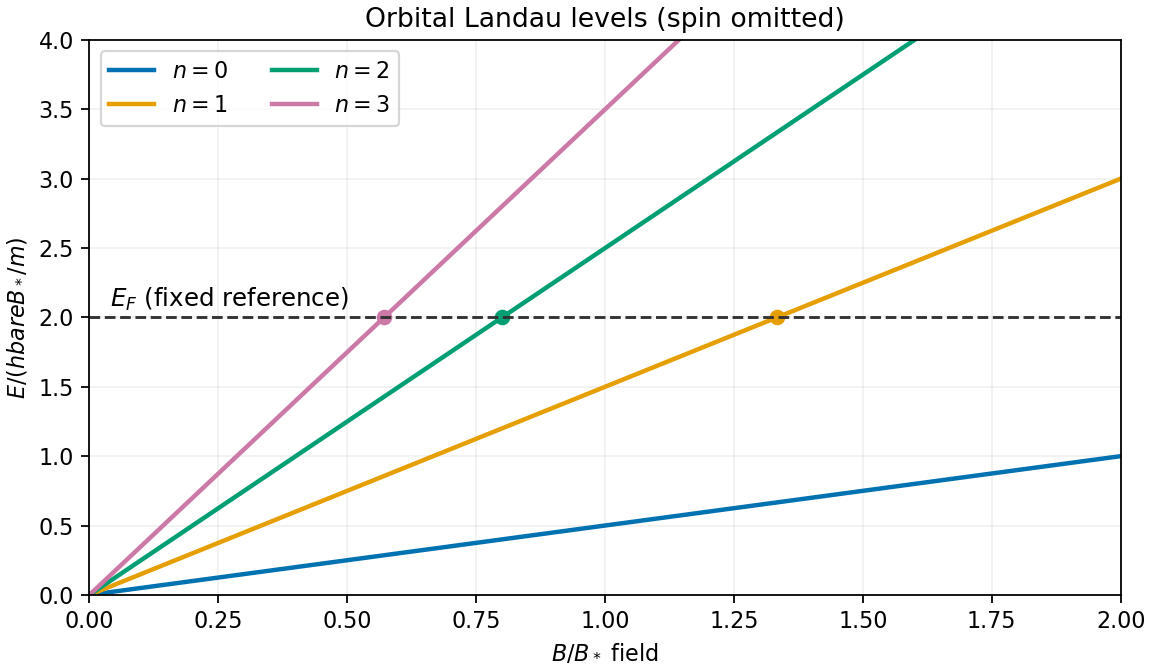

Source code (Python):
"""Original Landau-level schematic. Python 3.14; matplotlib 3.10.7; numpy 2.3.5.

Run from the mirrored _media directory; the PNG is written to cwd.
"""
from pathlib import Path
import matplotlib
matplotlib.use('Agg')
import matplotlib.pyplot as plt
import numpy as np

b = np.linspace(0, 2.0, 500)
fig, ax = plt.subplots(figsize=(7.2, 4.2), layout='constrained', facecolor='white')
colors = ['#0072b2', '#e69f00', '#009e73', '#cc79a7']
for n, color in enumerate(colors):
    energy = (n + 0.5) * b
    ax.plot(b, energy, color=color, lw=2, label=rf'$n={n}$')
    crossing = 2 / (n + 0.5)
    if crossing <= 2:
        ax.plot(crossing, 2, 'o', color=color, ms=6)
ax.axhline(2, color='#333333', ls='--', lw=1.3)
ax.text(0.04, 2.08, r'$E_F$ (fixed reference)', fontsize=11)
ax.set(xlim=(0, 2), ylim=(0, 4), xlabel=r'$B/B_*$ field',
       ylabel=r'$E/(hbar eB_*/m)$', title='Orbital Landau levels (spin omitted)')
ax.legend(loc='upper left', ncols=2)
ax.grid(alpha=0.18)
fig.savefig(Path(__file__).with_suffix('.png').name, dpi=160, facecolor='white')
